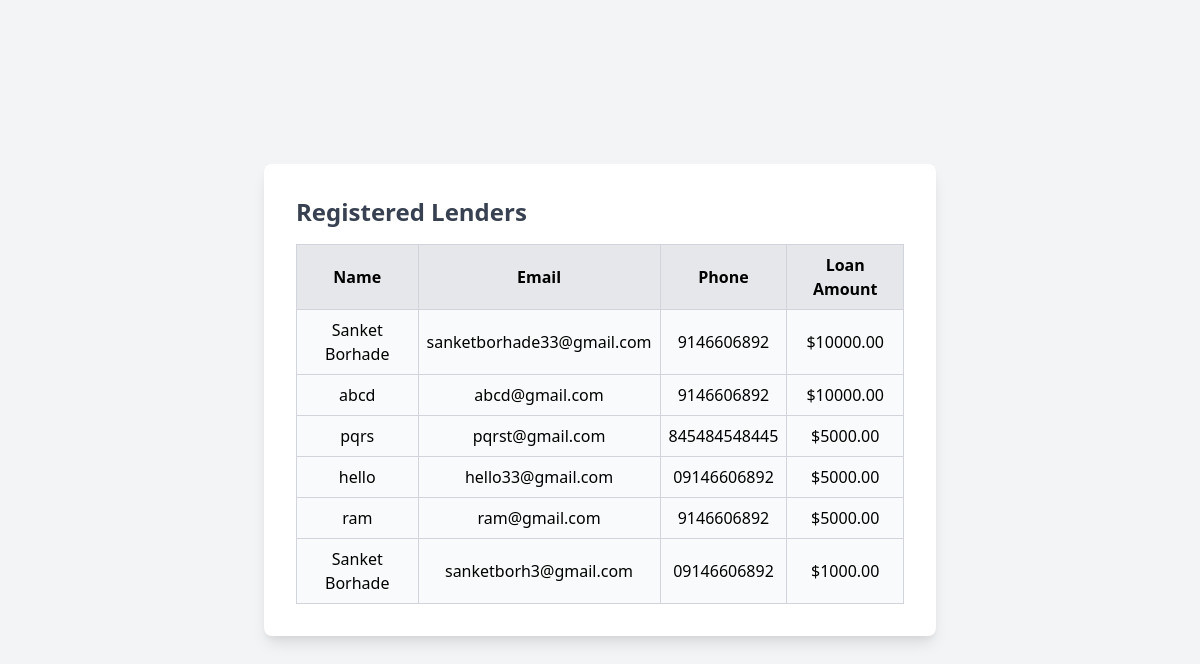
Screenshot of /lenders/ with the database file from the repository.
### loan/models.py (models this page shows, shortened)
class Lender(models.Model):
    name = models.CharField(max_length=255)
    company_name = models.CharField(max_length=255, blank=True, null=True)
    email = models.EmailField(unique=True)
    phone = models.CharField(max_length=15)
    loan_amount = models.DecimalField(max_digits=10, decimal_places=2)  # Amount willing to lend
    interest_rate = models.DecimalField(max_digits=5, decimal_places=2, default=5.0)
    lending_period = models.IntegerField(help_text="Lending Period (months)")
    available_balance = models.DecimalField(max_digits=10, decimal_places=2, default=0.00)  # Remaining lending balance
    is_active = models.BooleanField(default=True)  # Active lender

### loan/views.py (the view)
# urls.py: path("lenders/", lender_list, name="lender_list"),
def lender_list(request):
    lenders = Lender.objects.all()
    return render(request, 'loan/lender_list.html', {'lenders': lenders})

### loan/templates/loan/lender_list.html (shortened to what this page needs)
<!DOCTYPE html>
<html lang="en">
<head>
    <link href="https://cdn.jsdelivr.net/npm/tailwindcss@2.2.19/dist/tailwind.min.css" rel="stylesheet">
</head>
<body class="bg-gray-100 min-h-screen p-6 flex items-center justify-center">
    <div class="bg-white p-8 rounded-lg shadow-lg w-full max-w-2xl">
        <h2 class="text-2xl font-bold text-gray-700 mb-4">Registered Lenders</h2>
        <table class="w-full border-collapse border border-gray-300">
            <thead>
                <tr class="bg-gray-200">
                    <th class="border border-gray-300 p-2">Name</th>
                    <th class="border border-gray-300 p-2">Email</th>
                    <th class="border border-gray-300 p-2">Phone</th>
                    <th class="border border-gray-300 p-2">Loan Amount</th>
                </tr>
            </thead>
            <tbody>
                {% for lender in lenders %}
                <tr class="text-center bg-gray-50">
                    <td class="border border-gray-300 p-2">{{ lender.name }}</td>
                    <td class="border border-gray-300 p-2">{{ lender.email }}</td>
                    <td class="border border-gray-300 p-2">{{ lender.phone }}</td>
                    <td class="border border-gray-300 p-2">${{ lender.loan_amount }}</td>
                </tr>
                {% empty %}
                <tr>
                    <td colspan="4" class="text-center text-gray-500 p-4">No lenders found</td>
                </tr>
                {% endfor %}
            </tbody>
        </table>
    </div>
</body>
</html>

### rows the page displays
Lender: name "Sanket Borhade", email "sanketborhade33@gmail.com", phone "9146606892", loan_amount "10000.00"
Lender: name "abcd", email "abcd@gmail.com", phone "9146606892", loan_amount "10000.00"
Lender: name "pqrs", email "pqrst@gmail.com", phone "845484548445", loan_amount "5000.00"
Lender: name "hello", email "hello33@gmail.com", phone "09146606892", loan_amount "5000.00"
Lender: name "ram", email "ram@gmail.com", phone "9146606892", loan_amount "5000.00"
Lender: name "Sanket Borhade", email "sanketborh3@gmail.com", phone "09146606892", loan_amount "1000.00"
